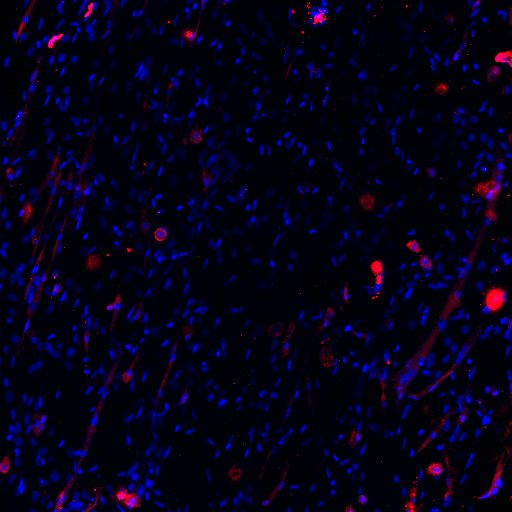
#> input picture myotube-quant/data/images/P10 well 1.jpg, 512 x 512 px; its folder holds only this picture in this run
$ python napari_myotube_labeler.py --data_root ../data/images
#> lines starting #> are read from the running program, lines starting #| are printed output that depends on the picture; after the words box and inside, x2 and y2 are one past the last pixel; in counts of white or black regions, pixels touching at a corner belong together

"""
napari_myotube_labeler.py

Interactively annotate nuclei + myotubes in napari and save masks.

Usage (from project root):
  conda activate myotubes
  python scripts/napari_myotube_labeler.py --data_root "C:/Users/you/Desktop/Lab/myotube-quant/data" [--start_stem "P12 well 2"]
"""

import argparse
from pathlib import Path

import numpy as np
from PIL import Image
import napari
from skimage import io as skio


def ensure_dir(p: Path):
    p.mkdir(parents=True, exist_ok=True)


def load_image(path: Path) -> np.ndarray:
    """Load RGB image as numpy array."""
    img = skio.imread(str(path))
#> img is the input picture: shape (512, 512, 3); mean R, G, B 5.1, 0.9, 24.5
    if img.ndim == 2:
        img = np.stack([img] * 3, axis=-1)
    return img


def load_mask(path: Path, shape) -> np.ndarray:
    """Load mask if exists, otherwise return empty mask."""
#> called with shape = (512, 512, 3)
    if path.exists():
        m = skio.imread(str(path))
        if m.ndim > 2:
            m = m[..., 0]
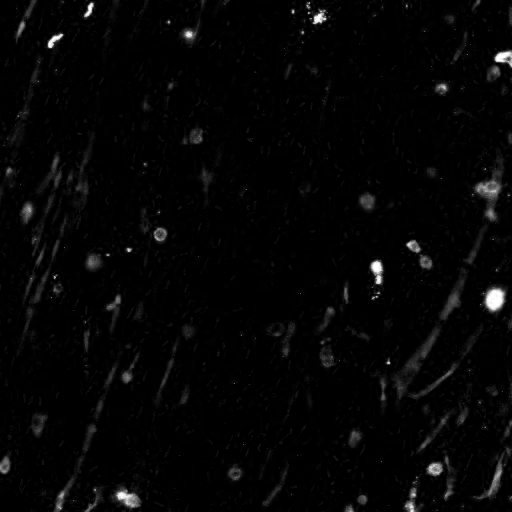
#> m: shape (512, 512); min 0, max 255, mean 5.1
        m = (m > 0).astype(np.uint8)
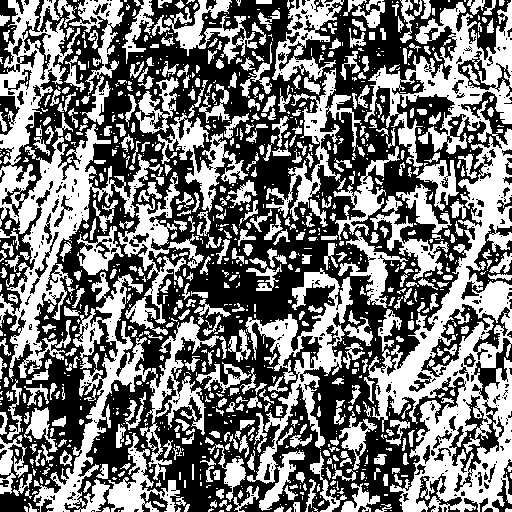
#> m: shape (512, 512); values 0 (black) and 1 (white), 45.9% white; 1224 white regions (714 under 20 px), largest, box (x1, y1, x2, y2) and area: (364, 0, 512, 512) 28120, (0, 0, 163, 382) 14806, (33, 272, 227, 512) 8717
        # resize if needed
        if m.shape != shape[:2]:
            m = np.array(Image.fromarray(m).resize((shape[1], shape[0]), Image.NEAREST))
        return m
    else:
        return np.zeros(shape[:2], dtype=np.uint8)


# [5 lines left out: function save_mask, not called in this run]


def main():
    ap = argparse.ArgumentParser()
    ap.add_argument("--data_root", required=True, help="Path to data/ folder")
    ap.add_argument("--start_stem", default=None, help="Optional image stem to start from, e.g. 'P12 well 2'")
    args = ap.parse_args()

    root = Path(args.data_root)
    img_dir = root / "images"
    nuc_dir = root / "masks" / "nuclei"
    myo_dir = root / "masks" / "myotubes"

    exts = (".jpg", ".jpeg", ".png", ".tif", ".tiff")
    images = sorted([p for p in img_dir.iterdir() if p.suffix.lower() in exts])
    if not images:
        raise FileNotFoundError(f"No images found in {img_dir}")

    # pick starting index
    idx = 0
    if args.start_stem is not None:
        for i, p in enumerate(images):
            if p.stem == args.start_stem:
                idx = i
                break

    viewer = napari.Viewer()
    state = {"idx": idx, "images": images}

    def load_current():
        """Load current image + masks into the viewer."""
        viewer.layers.clear()
        ip = state["images"][state["idx"]]
        img = load_image(ip)
        stem = ip.stem

        nuc_path = nuc_dir / f"{stem}.tif"
        myo_path = myo_dir / f"{stem}.tif"

        nuc_mask = load_mask(nuc_path, img.shape)
        myo_mask = load_mask(myo_path, img.shape)

        viewer.add_image(img, name="image", rgb=True)
        viewer.add_labels(nuc_mask, name="nuclei", opacity=0.7)
        viewer.add_labels(myo_mask, name="myotubes", opacity=0.5)

        viewer.title = f"{stem}   [{state['idx']+1}/{len(state['images'])}]"
        print(f"[LOADED] {stem}")

    # [40 lines left out: functions save_current, save_and_print, next_image, prev_image, quit_and_save, not called in this run]

    # initial load
    load_current()
    napari.run()


if __name__ == "__main__":
    main()

$ run again, on myotube-quant/data/images/P11 well 2.jpg
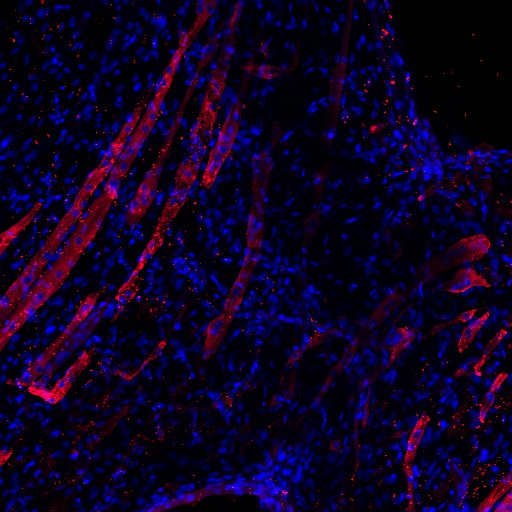
#> input picture myotube-quant/data/images/P11 well 2.jpg, 512 x 512 px
#> in load_image, img is the input picture: shape (512, 512, 3); mean R, G, B 14.2, 1.5, 35.9
#> in load_mask, `m = m[..., 0]`:
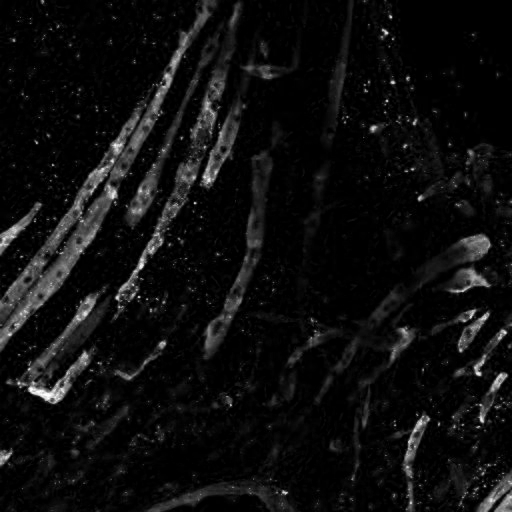
#> m: shape (512, 512); min 0, max 255, mean 14.2
#> in load_mask, `m = (m > 0).astype(np.uint8)`:
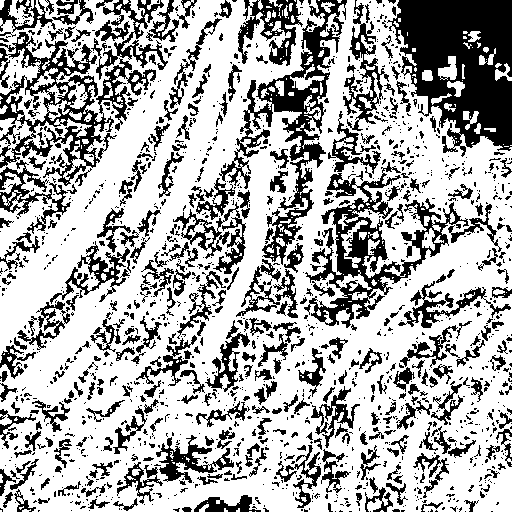
#> m: shape (512, 512); values 0 (black) and 1 (white), 67.6% white; 1484 black regions (1117 under 20 px), largest, box (x1, y1, x2, y2) and area: (387, 0, 512, 157) 12342, (0, 32, 156, 186) 6725, (219, 0, 347, 265) 6721

$ run again, on myotube-quant/data/images/P10 well 2.jpg
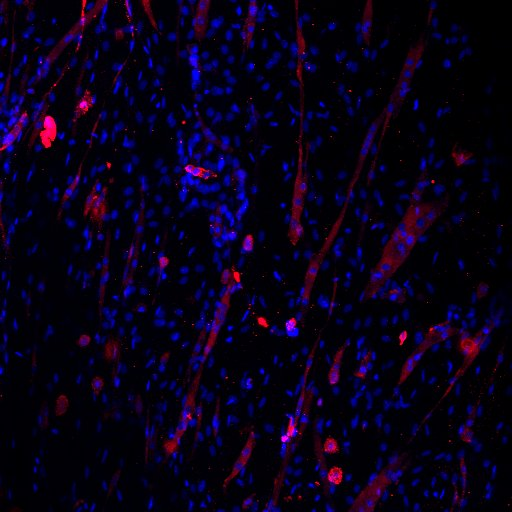
#> input picture myotube-quant/data/images/P10 well 2.jpg, 512 x 512 px
#> in load_image, img is the input picture: shape (512, 512, 3); mean R, G, B 8.3, 1, 24.4
#> in load_mask, `m = m[..., 0]`:
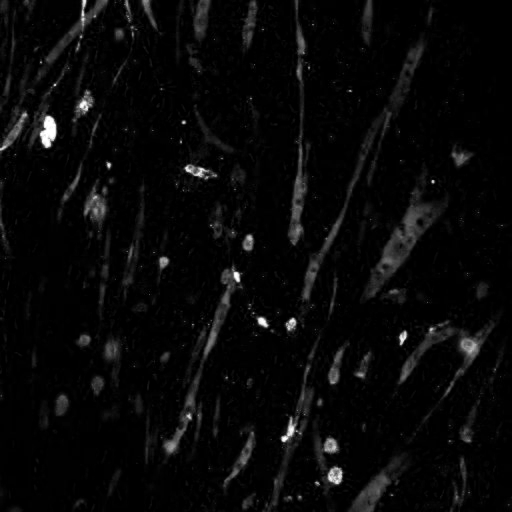
#> m: shape (512, 512); min 0, max 255, mean 8.3
#> in load_mask, `m = (m > 0).astype(np.uint8)`:
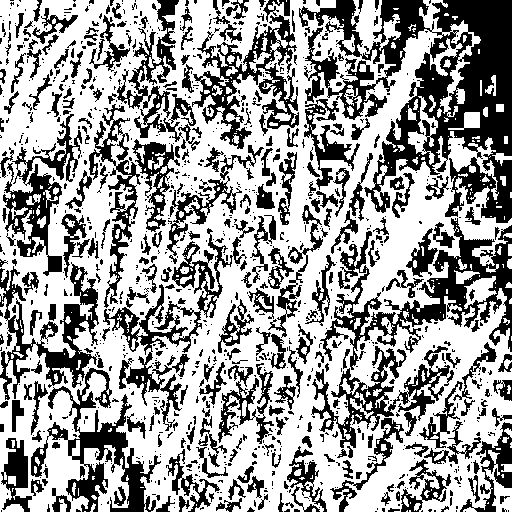
#> m: shape (512, 512); values 0 (black) and 1 (white), 61.8% white; 1054 black regions (765 under 20 px), largest, box (x1, y1, x2, y2) and area: (299, 0, 512, 223) 20447, (320, 218, 512, 370) 7473, (31, 368, 161, 512) 5009
